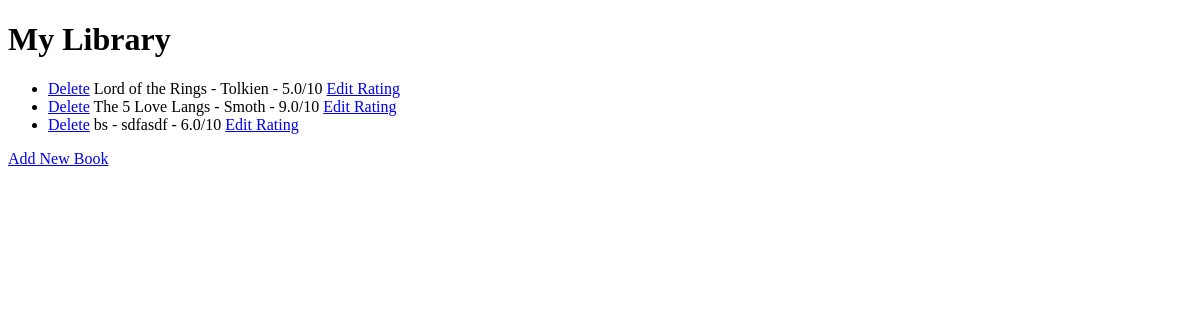
Before: / with the older database file.
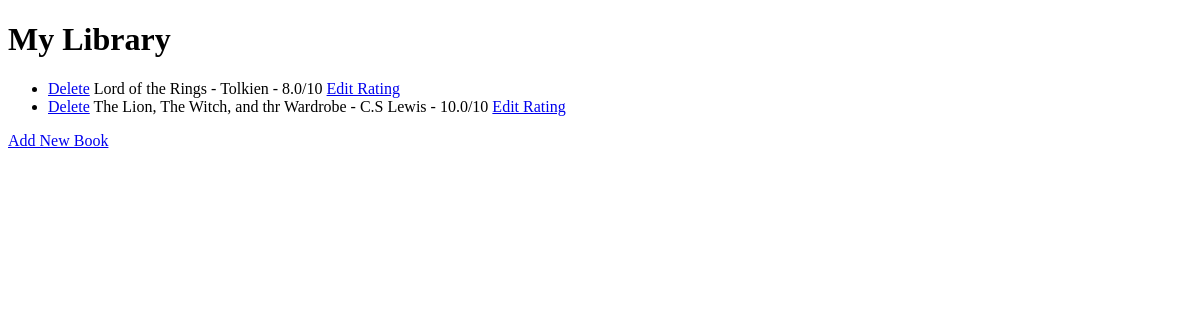
After: the same page with the newer database file.
### main.py (models this page shows)
class Book(db.Model):
    id = db.Column(db.Integer, primary_key=True)
    title = db.Column(db.String(250), unique=True, nullable=False)
    author = db.Column(db.String(250), nullable=False)
    rating = db.Column(db.Float, nullable=False)

### main.py (the view)
@app.route('/')
def home():
    result = db.session.execute(db.select(Book).order_by(Book.title))
    all_books = result.scalars()
    return render_template("index.html", books=all_books)

### templates/index.html (shortened to what this page needs)
<!DOCTYPE html>
<html lang="en">
  <head>
  </head>
  <body>
    <h1>My Library</h1>
    <ul>
      {% for book in books %}
      <li>
        <a href="{{ url_for('delete', id=book.id) }}">Delete</a>
        {{book.title}} - {{book.author}} - {{book.rating}}/10
        <a href="{{ url_for('edit', id=book.id) }}">Edit Rating</a>
      </li>
      {% endfor %}
    </ul>
    <a href="{{ url_for('add') }}">Add New Book</a>
  </body>
</html>

Changed rows visible on the page:
removed Book: title "The 5 Love Langs", author "Smoth", rating "9.0"
changed Book "Lord of the Rings": rating "5.0" → "8.0"
changed Book: title "bs" → "The Lion, The Witch, and thr Wardrobe"; author "sdfasdf" → "C.S Lewis"; rating "6.0" → "10.0"
